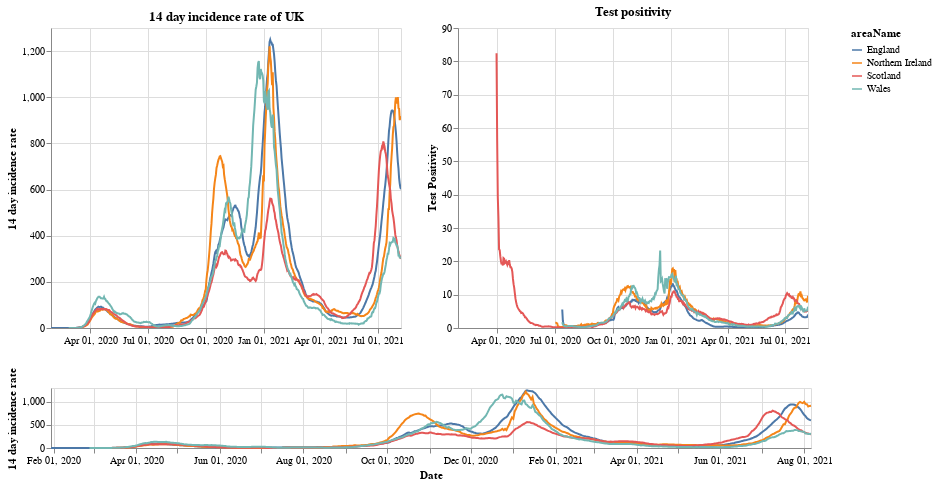

Source (notebook cell):
### Markdown cell above
# Plots

First a plot with each country in the UK. The top right shows the positivity rate for (which is the percentage of registered tests which were positive) while the top left is the 14 day incidence rate. The bottom chart can be used to select the timeframe (does not work on a mobile device).

### Code cell
#collapse
brush = alt.selection(type='interval', name='DateBrush',encodings=['x'],fields=['Time'])
leg_selection = alt.selection_multi(fields=['areaName'], bind='legend')

base = alt.Chart(uk_cases).mark_line().encode(
    x=alt.X("yearmonthdate(date):T", axis=alt.Axis(title='Date')),
    y=alt.Y("twoWeeklyCasesRate:Q", axis=alt.Axis(title='14 day incidence rate')),
    tooltip=['areaName', 'date','twoWeeklyCasesRate', 'testPositivity'],
    color='areaName',
    opacity=alt.condition(leg_selection, alt.value(2), alt.value(0.1))
).add_selection(leg_selection).properties(width=350)

upper = base.encode(alt.X('yearmonthdate(date):T', axis=alt.Axis(title=''),
                         scale=alt.Scale(domain=brush))
                   ).properties(title=f'14 day incidence rate of UK')
upper_right = upper.encode(alt.Y('testPositivity:Q', axis=alt.Axis(title='Test Positivity'))).properties(title='Test positivity')
lower = base.properties(height=60, width = 760).add_selection(brush)

(upper | upper_right) & lower

### Figure 1 — Vega-Lite specification as saved in the notebook (floating-point values rounded to 4 significant figures; data arrays with more than 128 entries replaced by an {"elided": "..."} marker saying what was removed)
{"config": {"view": {"continuousWidth": 400, "continuousHeight": 300}}, "vconcat": [{"hconcat": [{"mark": "line", "encoding": {"color": {"type": "nominal", "field": "areaName"}, "opacity": {"condition": {"value": 2, "selection": "selector001"}, "value": 0.1}, "tooltip": [{"type": "nominal", "field": "areaName"}, {"type": "temporal", "field": "date"}, {"type": "quantitative", "field": "twoWeeklyCasesRate"}, {"type": "quantitative", "field": "testPositivity"}], "x": {"type": "temporal", "axis": {"title": ""}, "field": "date", "scale": {"domain": {"selection": "DateBrush"}}, "timeUnit": "yearmonthdate"}, "y": {"type": "quantitative", "axis": {"title": "14 day incidence rate"}, "field": "twoWeeklyCasesRate"}}, "selection": {"selector001": {"type": "multi", "fields": ["areaName"], "bind": "legend"}}, "title": "14 day incidence rate of UK", "width": 350}, {"mark": "line", "encoding": {"color": {"type": "nominal", "field": "areaName"}, "opacity": {"condition": {"value": 2, "selection": "selector001"}, "value": 0.1}, "tooltip": [{"type": "nominal", "field": "areaName"}, {"type": "temporal", "field": "date"}, {"type": "quantitative", "field": "twoWeeklyCasesRate"}, {"type": "quantitative", "field": "testPositivity"}], "x": {"type": "temporal", "axis": {"title": ""}, "field": "date", "scale": {"domain": {"selection": "DateBrush"}}, "timeUnit": "yearmonthdate"}, "y": {"type": "quantitative", "axis": {"title": "Test Positivity"}, "field": "testPositivity"}}, "selection": {"selector001": {"type": "multi", "fields": ["areaName"], "bind": "legend"}}, "title": "Test positivity", "width": 350}]}, {"mark": "line", "encoding": {"color": {"type": "nominal", "field": "areaName"}, "opacity": {"condition": {"value": 2, "selection": "selector001"}, "value": 0.1}, "tooltip": [{"type": "nominal", "field": "areaName"}, {"type": "temporal", "field": "date"}, {"type": "quantitative", "field": "twoWeeklyCasesRate"}, {"type": "quantitative", "field": "testPositivity"}], "x": {"type": "temporal", "axis": {"title": "Date"}, "field": "date", "timeUnit": "yearmonthdate"}, "y": {"type": "quantitative", "axis": {"title": "14 day incidence rate"}, "field": "twoWeeklyCasesRate"}}, "height": 60, "selection": {"selector001": {"type": "multi", "fields": ["areaName"], "bind": "legend"}, "DateBrush": {"type": "interval", "encodings": ["x"], "fields": ["Time"]}}, "width": 760}], "data": {"name": "data-e072ca476b29577e5188fa94fd9498ae"}, "$schema": "https://vega.github.io/schema/vega-lite/v4.8.1.json", "datasets": {"data-e072ca476b29577e5188fa94fd9498ae": {"elided": "2128 records"}}}
